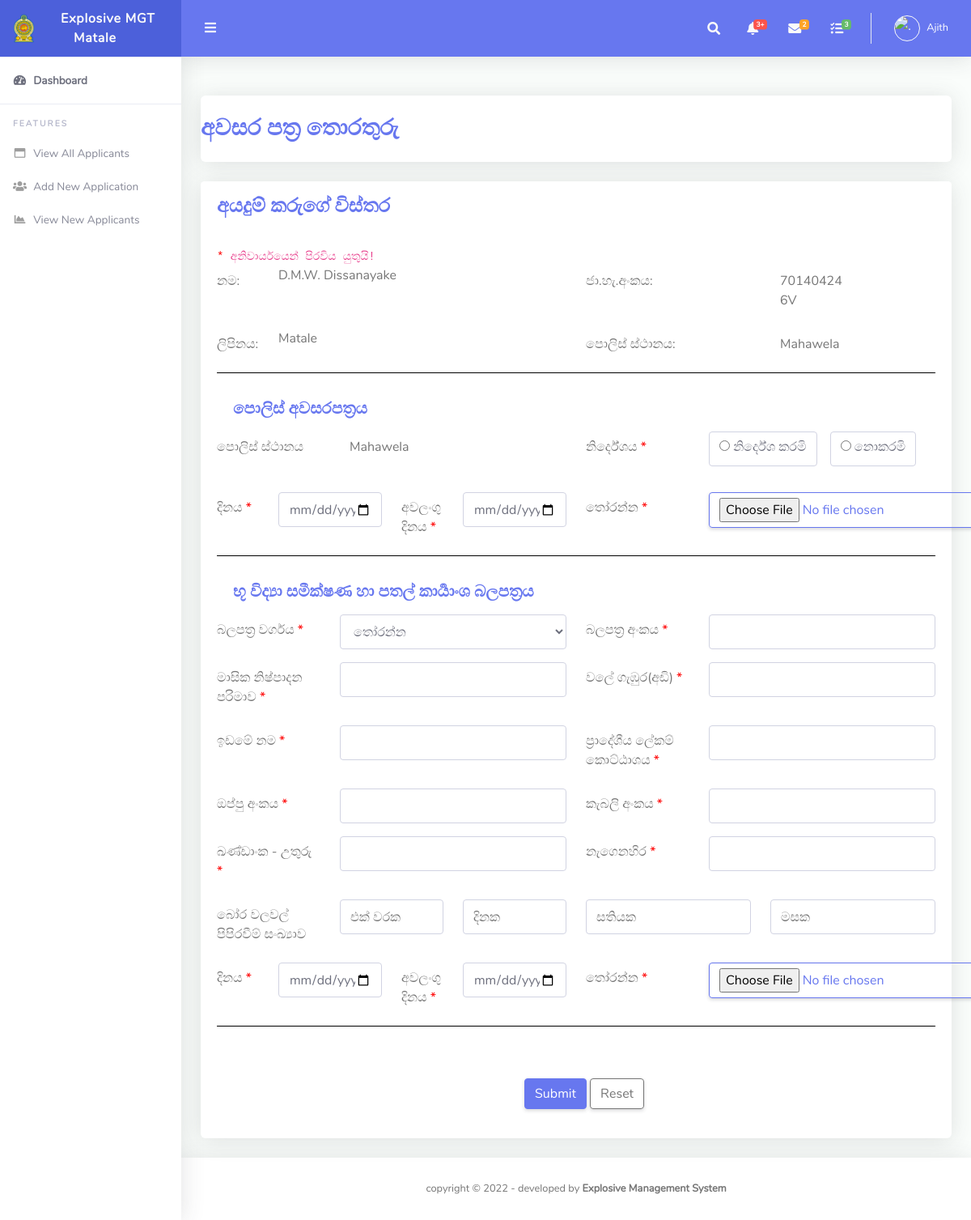
Page /users/clerk/permit.php?P=701404246V&pid=94 (signed in) on the committed database.
### tables this page shows
CREATE TABLE `users` (
  `id` int(11) NOT NULL,
  `fname` varchar(255) DEFAULT NULL,
  `lname` varchar(255) DEFAULT NULL,
  `email` varchar(255) DEFAULT NULL,
  `password` varchar(300) DEFAULT NULL,
  `contactno` varchar(11) DEFAULT NULL,
  `role` varchar(50) NOT NULL,
  `file_name` varchar(500) NOT NULL,
  `uploaded_on` date DEFAULT NULL,
  `district` varchar(500) NOT NULL,
  `nic` varchar(20) DEFAULT NULL
);

CREATE TABLE `applicant` (
  `id` int(11) NOT NULL,
  `nic` varchar(15) NOT NULL,
  `fullname` varchar(75) NOT NULL,
  `addres` varchar(150) NOT NULL,
  `disignation` varchar(75) NOT NULL,
  `anualIncome` decimal(10,0) NOT NULL,
  `age` int(11) DEFAULT NULL,
  `police` varchar(25) NOT NULL,
  `date` timestamp NOT NULL DEFAULT current_timestamp() ON UPDATE current_timestamp(),
  `mobile1` varchar(10) DEFAULT NULL,
  `mobile2` varchar(10) DEFAULT NULL,
  `district` varchar(50) NOT NULL
);

### users/clerk/permit.php (the view, shortened to what the rows shown need)
<?php
include '../../include/config.php';
	  $pid=$_GET['pid'];
?>
<!DOCTYPE html>
<html lang="en">
<head>
  <link href="../../assets/vendor/fontawesome-free/css/all.min.css" rel="stylesheet" type="text/css">
  <link href="../../assets/vendor/bootstrap/css/bootstrap.min.css" rel="stylesheet" type="text/css">
  <link href="../../assets/css/ruang-admin.min.css" rel="stylesheet">
</head>
<body id="page-top">
  <div id="wrapper">
     <?php
   include 'include/sidebar.php';
   ?>
    <div id="content-wrapper" class="d-flex flex-column">
      <div id="content">
         <?php
		include 'include/header.php';
		?>
        <div class="container-fluid" id="container-wrapper">
              <div class="card mb-4">
      <div class="card-body"><code><span style="color:red">*</span> අනිවාර්යයෙන් පිරවිය යුතුයි!</code>
<?php
if(isset($_GET["P"])) {
	$apid=$_GET["P"];
}
$queryp = $conn->query("SELECT * from permit WHERE perid = '$pid' limit 1");
if($queryp !== false && $queryp->num_rows > 0){
while($row1=$queryp->fetch_assoc()){
$permitid=$row1["perid"];
}
}
$queryr = $conn->query("SELECT * from applicant WHERE nic = '$apid'");
if($queryr !== false && $queryr->num_rows > 0){
while($row=$queryr->fetch_assoc()){
$name=$row["fullname"];
$add=$row["addres"];
$nic=$row["nic"];
$police=$row["police"];
                    echo"   <div class='form-group row'>
                    <label for='inputPassword3' class='col-sm-1 col-form-label'>නම:</label>
                    <div class='col-sm-5'>
                    <label for='inputEmail3' > $name</label>
                    </div>
                  <label for='inputPassword3' class='col-sm-3 col-form-label'>ජා.හැ.අංකය:</label>
                  <div class='col-sm-3'>
                  <label for='inputEmail3' class='col-sm-6 col-form-label'> $nic</label>
                  </div></div>
                  <div class='form-group row'>
                    <label for='inputPassword3' class='col-sm-1 col-form-label'>ලිපිනය:</label>
                    <div class='col-sm-5'>
                    <label for='inputEmail3'> $add</label>
                    </div>
                    <label for='inputPassword3' class='col-sm-3 col-form-label'>පොලිස් ස්ථානය:</label>
                    <div class='col-sm-3'>
                    <label for='inputEmail3' class='col-sm-7 col-form-label'> $police</label>
                    </div>
                  </div>";
}
}
?>
      <form action="" name="aplicant" method="post" class="signin-form" enctype="multipart/form-data">
  <div class="form-group row">
            <div class="col-sm-4">
            <?php echo " <label for='inputEmail3' class='col-sm-7 col-form-label'> $police</label>";
            ?>
            </div>
          </div>
<br><br><input type="hidden" name="permid" value="<?php echo $permitid; ?>">
                  </form>
          </div>
        </div>
      </div>
    </div>
  </div>
</body>
</html>

### users/clerk/include/sidebar.php (shortened to what the rows shown need)
<?php
  $uid =  $_SESSION["id"] ;
  $k = $conn->query("SELECT * from users  WHERE id = $uid ");
  if($k !== false && $k->num_rows > 0){
  while($row=$k->fetch_assoc()){
  $d=$row["district"];
    }
  }
?>
<ul class="navbar-nav sidebar sidebar-light accordion" id="accordionSidebar">
      <a class="sidebar-brand d-flex align-items-center justify-content-center" href="index.php">
        <marquee behavior="alternate" scrolldelay="400"><div class="sidebar-brand-text mx-3">Explosive MGT <?php echo $d; ?></div></marquee>
      </a>
    </ul>

### users/clerk/include/header.php (shortened to what the rows shown need)
<?php
      $uid =  $_SESSION["id"] ;
 $query5 = $conn->query("SELECT * from users  WHERE id = $uid ");
if($query5 !== false && $query5->num_rows > 0){
  while($row1=$query5->fetch_assoc()){
  $imageURL='../../assets/img/logo/'.$row1["file_name"];
  $role=$row1["fname"];
  }
}
?>
<nav class="navbar navbar-expand navbar-light bg-navbar topbar mb-4 static-top">
          <ul class="navbar-nav ml-auto">
            <li class="nav-item dropdown no-arrow">
              <a class="nav-link dropdown-toggle" href="#" id="userDropdown" role="button" data-toggle="dropdown"
                aria-haspopup="true" aria-expanded="false">
              <?php  echo "<img class='img-profile rounded-circle' id='scream' width='50' height='50'src='$imageURL' alt='.'>"; ?>
                <span class="ml-2 d-none d-lg-inline text-white small"><?php echo $role; ?></span>
              </a>
            </li>
          </ul>
        </nav>

### rows in the picture
users: district "Matale", fname "Ajith"
applicant: fullname "D.M.W. Dissanayake", nic "701404246V", addres "Matale", police "Mahawela"
